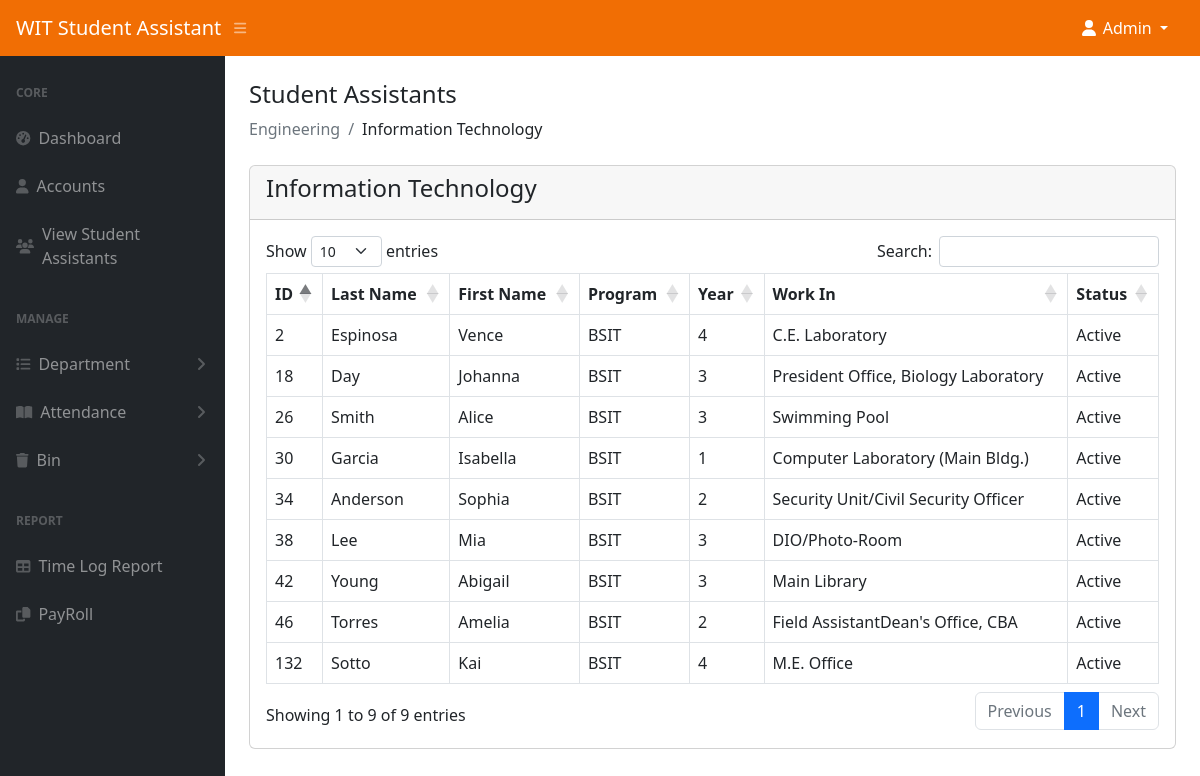
The app's page /admin/techno.php (signed in) with its own data.
### tables this page shows
CREATE TABLE `student_assistant` (
  `id` int(11) NOT NULL,
  `student_id` int(11) NOT NULL,
  `last_name` varchar(50) NOT NULL,
  `first_name` varchar(50) NOT NULL,
  `program` varchar(100) NOT NULL,
  `year` int(11) NOT NULL,
  `work` varchar(255) NOT NULL,
  `fingerprint_id` int(11) DEFAULT NULL,
  `image` text DEFAULT NULL,
  `status` tinyint(1) NOT NULL DEFAULT 0 COMMENT '0-visible,1=hidden,2=deleted',
  `age` int(11) NOT NULL,
  `sex` varchar(100) NOT NULL,
  `civil_status` varchar(100) NOT NULL,
  `date_of_birth` varchar(100) NOT NULL,
  `city_address` text NOT NULL,
  `contact_no1` varchar(15) NOT NULL,
  `contact_no2` varchar(15) NOT NULL,
  `contact_no3` varchar(15) NOT NULL,
  `province_address` text NOT NULL,
  `guardian` varchar(100) NOT NULL,
  `honor_award` text NOT NULL,
  `past_scholar` varchar(100) NOT NULL,
  `present_scholar` varchar(999) NOT NULL,
  `work_experience` text NOT NULL,
  `special_talent` text NOT NULL,
  `out_name1` varchar(100) DEFAULT NULL,
  `comp_add1` varchar(255) DEFAULT NULL,
  `cn1` varchar(20) DEFAULT NULL,
  `out_name2` varchar(100) DEFAULT NULL,
  `comp_add2` varchar(255) DEFAULT NULL,
  `cn2` varchar(20) DEFAULT NULL,
  `out_name3` varchar(100) DEFAULT NULL,
  `comp_add3` varchar(255) DEFAULT NULL,
  `cn3` varchar(20) DEFAULT NULL,
  `from_wit1` varchar(100) DEFAULT NULL,
  `comp_add4` varchar(255) DEFAULT NULL,
  `cn4` varchar(20) DEFAULT NULL,
  `from_wit2` varchar(100) DEFAULT NULL,
  `comp_add5` varchar(255) DEFAULT NULL,
  `cn5` varchar(20) DEFAULT NULL,
  `from_wit3` varchar(100) DEFAULT NULL,
  `comp_add6` varchar(255) DEFAULT NULL,
  `cn6` varchar(20) DEFAULT NULL,
  `fathers_name` varchar(100) DEFAULT NULL,
  `fathers_occ` varchar(100) DEFAULT NULL,
  `fathers_income` decimal(10,2) DEFAULT NULL,
  `mothers_name` varchar(100) DEFAULT NULL,
  `mothers_occ` varchar(100) DEFAULT NULL,
  `mothers_income` decimal(10,2) DEFAULT NULL,
  `siblings` text DEFAULT NULL
);

### admin/techno.php (the view, shortened to what this page needs)
<?php
include('authentication.php');
include('includes/header.php');
?>
<div class="container-fluid px-4">
    <h4 class="mt-4">Student Assistants</h4>
    <ol class="breadcrumb mb-4">
        <li class="breadcrumb-item active">Engineering</li>
        <li class="breadcrumb-item">Information Technology</li>
    </ol>
    <div class="row">
        <div class="col-md-12">
            <div class="card">
                <div class="card-header">
                    <h4>Information Technology</h4>
                </div>
                <div class="card-body">
                    <table id="myTable" class="table table-bordered">
                        <thead>
                            <tr>
                                <th>ID</th>
                                <th>Last Name</th>
                                <th>First Name</th>
                                <th>Program</th>
                                <th>Year</th>
                                <th>Work In</th>
                                <th>Status</th>
                            </tr>
                        </thead>
                        <tbody>
                            <?php
                            $query = "SELECT * FROM student_assistant WHERE program = 'BSIT'";
                            $query_run = mysqli_query($con, $query);
                            if (mysqli_num_rows($query_run) > 0) {
                                foreach ($query_run as $row) {
                            ?>
                                    <tr>
                                        <td><?= $row['id']; ?></td>
                                        <td><?= $row['last_name']; ?></td>
                                        <td><?= $row['first_name']; ?></td>
                                        <td><?= $row['program']; ?></td>
                                        <td><?= $row['year']; ?></td>
                                        <td><?= $row['work']; ?></td>
                                        <td>Active</td>
                                    <?php
                                }
                            } else {
                                    ?>
                                    <tr>
                                        <td colspan="6">No Record Found</td>
                                    </tr>
                                <?php
                            }
                                ?>
                        </tbody>
                    </table>
                </div>
            </div>
        </div>
    </div>
</div>
<?php
include('includes/scripts.php');
?>

### records on screen
student_assistant: id "2", last_name "Espinosa", first_name "Vence", program "BSIT", year "4", work "C.E. Laboratory"
student_assistant: id "18", last_name "Day", first_name "Johanna", program "BSIT", year "3", work "President Office, Biology Laboratory"
student_assistant: id "26", last_name "Smith", first_name "Alice", program "BSIT", year "3", work "Swimming Pool"
student_assistant: id "30", last_name "Garcia", first_name "Isabella", program "BSIT", year "1", work "Computer Laboratory (Main Bldg.)"
student_assistant: id "34", last_name "Anderson", first_name "Sophia", program "BSIT", year "2", work "Security Unit/Civil Security Officer"
student_assistant: id "38", last_name "Lee", first_name "Mia", program "BSIT", year "3", work "DIO/Photo-Room"
student_assistant: id "42", last_name "Young", first_name "Abigail", program "BSIT", year "3", work "Main Library"
student_assistant: id "46", last_name "Torres", first_name "Amelia", program "BSIT", year "2", work "Field AssistantDean's Office, CBA"
student_assistant: id "132", last_name "Sotto", first_name "Kai", program "BSIT", year "4", work "M.E. Office"
